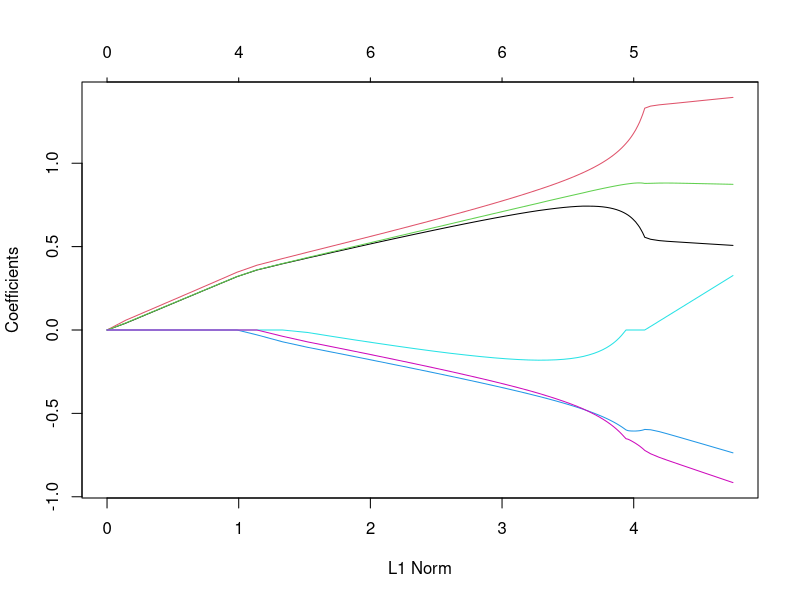

This figure's R source:
# Load libraries
library(glmnet)

# Clear Working Memory
rm(list = ls())

# Setting Japanese font (for MacOSX)
# par(family= "HiraKakuProN-W3")

n <- 500
x <- array(dim = c(n, 6))
z <- array(dim = c(n, 2))
for (i in 1:2) {
  z[, i] <- rnorm(n)
}
y <- 3 * z[, 1] - 1.5 * z[, 2] + 2 * rnorm(n)
for (j in 1:3) {
  x[, j] <- z[, 1] + rnorm(n) / 5
}
for (j in 4:6) {
  x[, j] <- z[, 2] + rnorm(n) / 5
}
best_score <- Inf
for (alpha in seq(0, 1, 0.01)) {
  res <- cv.glmnet(x, y, alpha = alpha)
  lambda <- res$lambda.min
  min_cvm <- min(res$cvm)
  if (min_cvm < best_score) {
    alpha_min <- alpha
    lambda_min <- lambda
    best_score <- min_cvm
  }
}
alpha_min
lambda_min
glmnet(x, y, alpha = alpha_min, lambda = lambda_min)$beta
glm_fit <- glmnet(x, y, alpha = alpha_min)
plot(glm_fit)